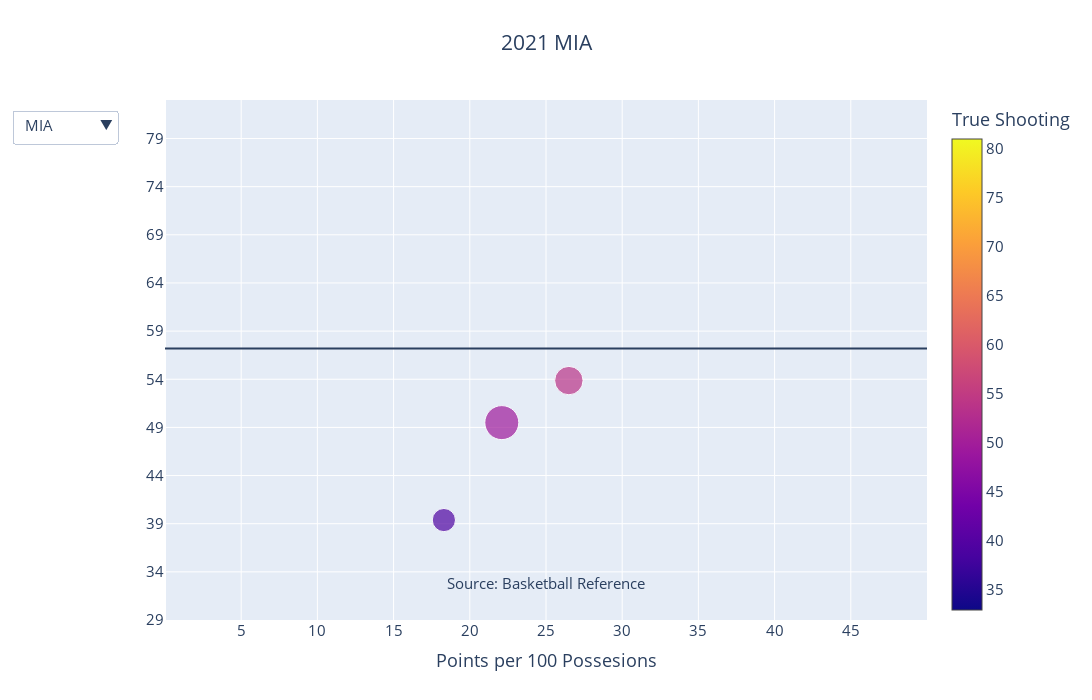

Notebook code for this chart:
### Code cell
year = 2021
df = tables[year]
df['G'] = df['G'].astype(int)

fig = season_graph(df,year,seasons[2021]*100)
fig.show()
